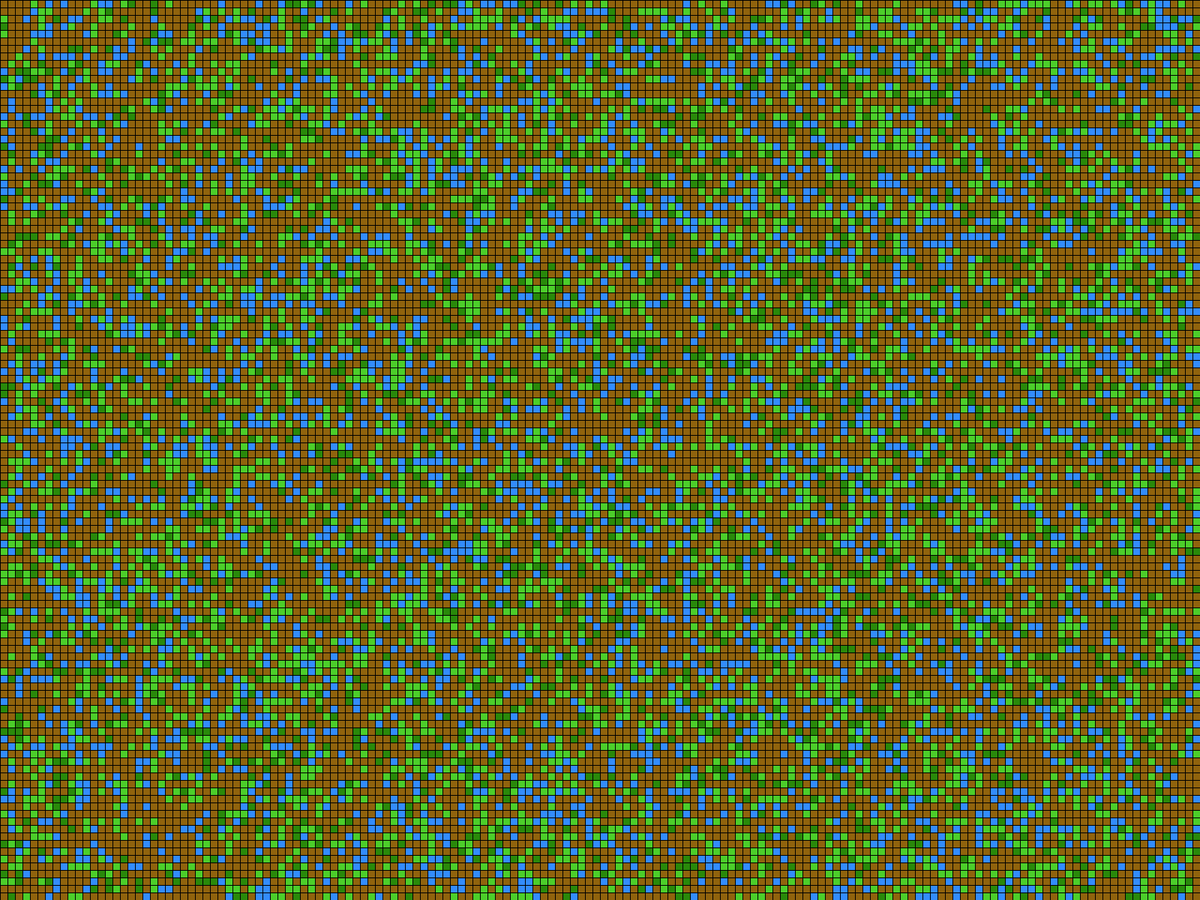
Frame 1 (no input)
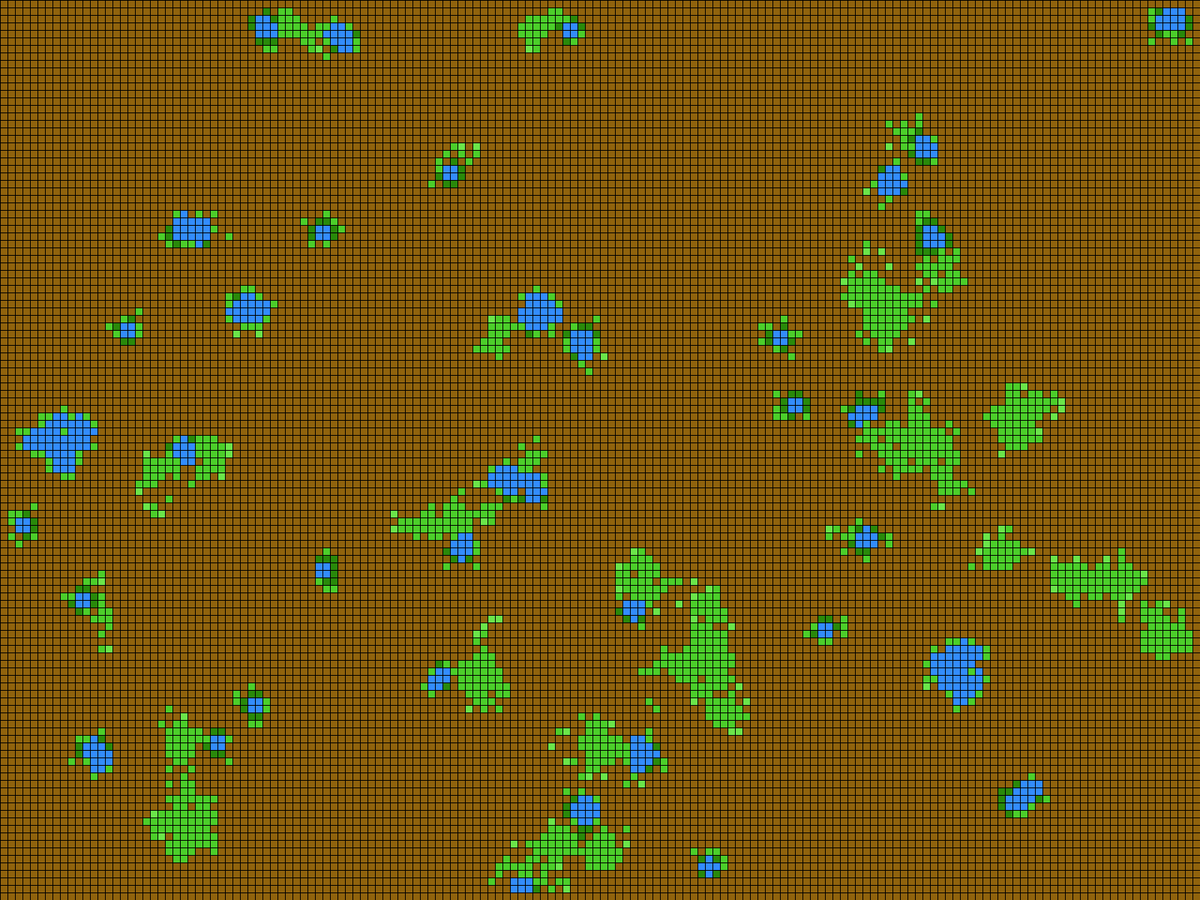
Frame 60 (the mouse pressed at the canvas centre just before this capture)
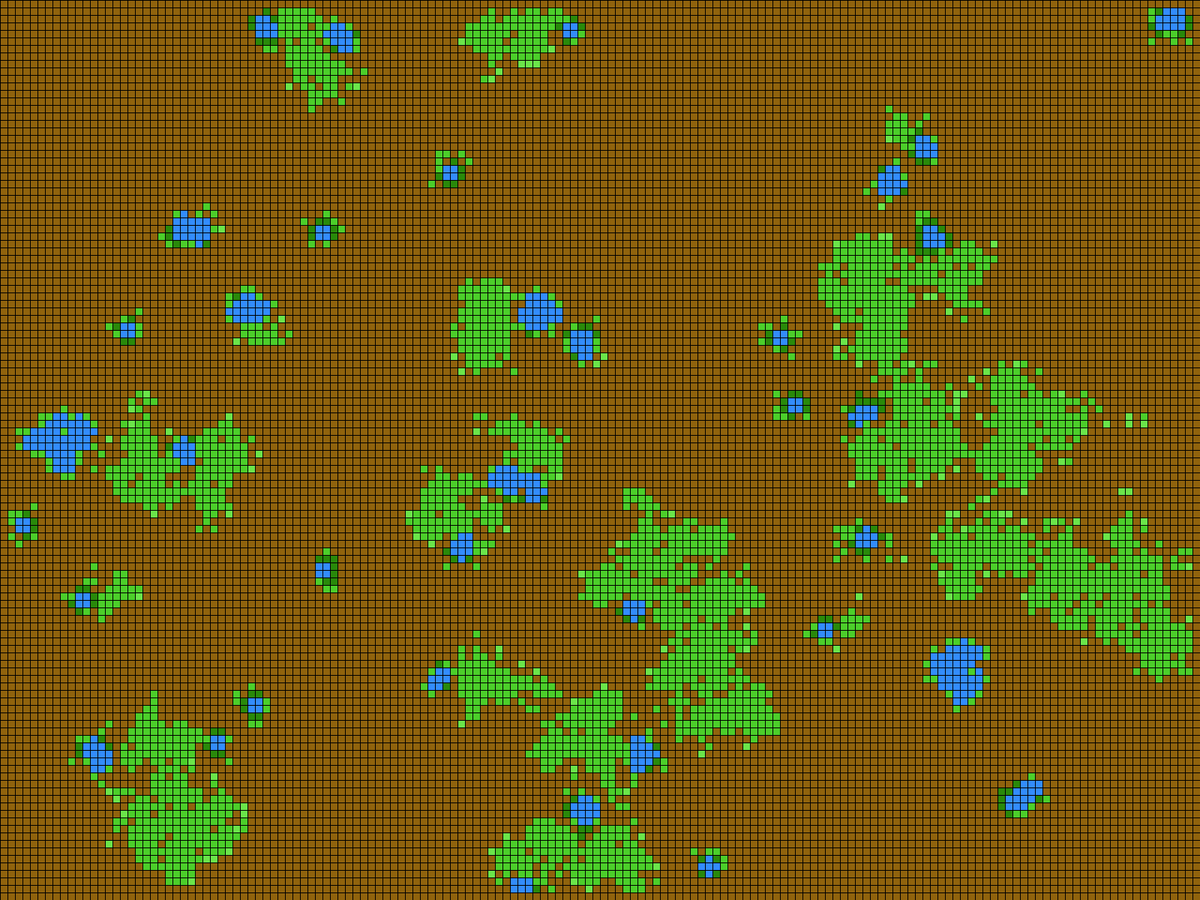
Frame 120 (the mouse held since frame 60 and released just before this capture)

The Processing sketch that drew these frames (run headless with seeded random() and noise(); from frame 60 on, the mouse is pressed at the canvas centre):

// Processing sketch: game_of_life_plus_biome
// ── game_of_life_plus_biome.pde
Cell Cell;

void setup() {
  //size(640,480);
  fullScreen();
  Cell = new Cell();
}


void draw() { //tegner baggrund og kalder celldraw og generate der er det som genererer og tegner cellerne
  background(255);
  Cell.cellDraw();
  Cell.generate();
}

// ── Cell.pde
class Cell {
  // laver arrays til celler og regler
  int[][] board;
  int columns;
  int rows;

  int w = 10; //angiver størrelse

  Cell() {

    columns = width/w;
    rows = height/w;

    board = new int[columns][rows];
    for (int x = 0; x < columns; x++) {
      for (int y = 0; y < rows; y++) {
        int temp = int(random(100)); // gør så man kan lve forskellige chancer for forskellige gamestates credit: Morgan
        if (temp < 15) { //har 15% chance for at være vand
          board[x][y] = 3;
        } else if (temp > 80) { // har 20% chance for at være græs
          board[x][y] = 1;
        } else if (temp > 15 && temp < 25) { //har 25% chance for at være sump
          board[x][y] = 6;
        } else { // bliver til jord hvis den ikke bliver nogle af de andre
          board[x][y] = 0;
        }
        println(board[x][y]); // Printer værdien af cellerne i starten til bug fixing
      }
    }
  }

  void generate() {
    int[][] next = new int[columns][rows];
    //går igennem hver celle
    for (int x = 1; x < columns-1; x++) { 
      for (int y = 1; y < rows-1; y++) { 
        //resetter alle naboer, vand og sump
        int neighboors = 0; 
        int water = 0;
        int swamp = 0;
        // går så igennem naboerne
        for (int i = -1; i <= 1; i++) {
          for (int j = -1; j <= 1; j++) {
            neighboors += board[x+i][y+j]; 
            if (board[x+i][y+j] == 3) { // tjekker hvor mange vand naboer der er 
              water++;
            }
            if (board[x+i][y+j] == 6) { // tjekker hvor mange sump naboer der er 
              swamp++;
            }
          }
        }
        neighboors -= board[x][y];
        //Regler:
        //Græs
        if      ((board[x][y] > 0) && (neighboors <  2) && (board[x][y] < 3)) next[x][y] = 0;
        else if ((board[x][y] > 0) && (neighboors >  3) && (board[x][y] < 3)) next[x][y] = 1;
        else if ((board[x][y] == 0) && (neighboors == 3) && (board[x][y] < 3)) next[x][y] = int(random(1, 3));
        

        //Vand
        else if ((board[x][y] > 0) && (water <  2)) next[x][y] = 0;
        else if ((board[x][y] > 0) && (water >  3)) next[x][y] = 3;
        else if ((board[x][y] == 0) && (water == 3)) next[x][y] = 3;

        //Sump
        else if ((board[x][y] > 0) && (swamp <  4)) next[x][y] = 6;
        else if ((board[x][y] > 0) && (swamp >  2)) next[x][y] = 6;
        else if ((board[x][y] == 0) && (swamp == 3)) next[x][y] = 6;
      }
    }
    board = next; //laver det næste board der er blevet udregnet til det nuværende board der bliver displayet
  }

  void cellDraw() {
    //tjekker alle celler og giver dem farver alt efter hvad de er
    for (int i = 0; i < columns; i++) {
      for (int j = 0; j < rows; j++) {
        if (board[i][j] == 1) { //græs
          fill(#4CCE2A);
        } else if (board[i][j] == 2) { //groende græs
          fill(#6BE54A);
          //fill(#DE0000); //til debug n shit af græs
        } else if (board[i][j] == 3) { //Vand
          fill(#338CFC);
        } else if (board[i][j] == 6) { //sump
          fill(#29890A);
        } else if (board[i][j] == 0){ //jord
          fill(#90630D);
        }
        stroke(0);

        rect(i*w, j*w, w, w);
      }
    }
  }
}
